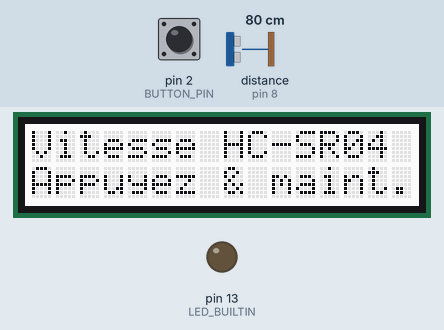
Simulated run of this sketch. Board: Arduino Uno, built with avr-gcc and run on an emulated ATmega328P. Shown: 16×2 character LCD, output pins drawn as LEDs (lit = HIGH). The inputs (shaded band) are chosen by the test bench; at power-on: pin 2 (BUTTON_PIN) HIGH, distance to the obstacle (sensor on pin 8) 80 cm. The echo pulse lasts 58.3 µs per cm; pins used as bus, display or sensor lines are not drawn; what the sketch prints to the serial monitor is not drawn.

Above: at 1.3 s.
1.4 s: pin 2 (BUTTON_PIN) pulled LOW for 1 s
At 3.6 s:
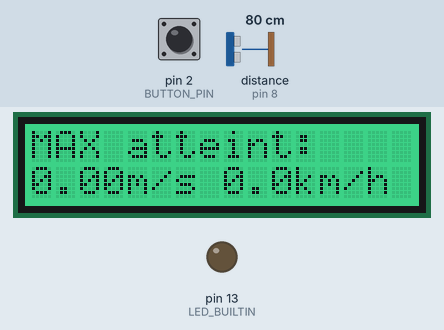
3.9 s: pin 2 (BUTTON_PIN) pulled LOW for 3.2 s
At 5.9 s:
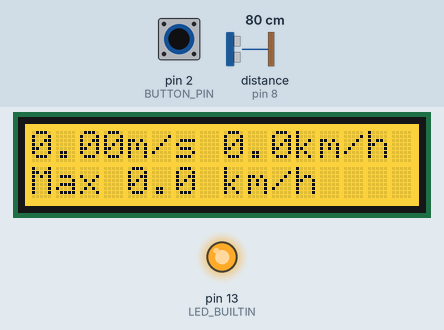
8.6 s: pin 2 (BUTTON_PIN) driven LOW
At 9.0 s:
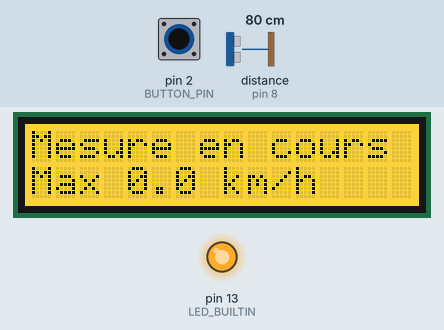
11.6 s: distance to the obstacle (sensor on pin 8) set to 2 cm
At 13.3 s:
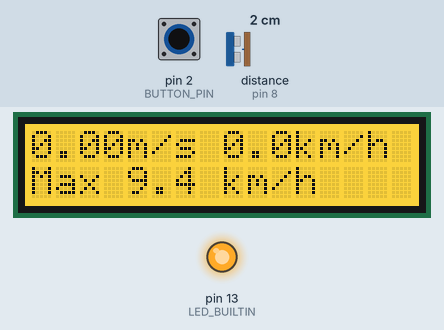
14.6 s: distance to the obstacle (sensor on pin 8) set to 9 cm
At 15.06 s:
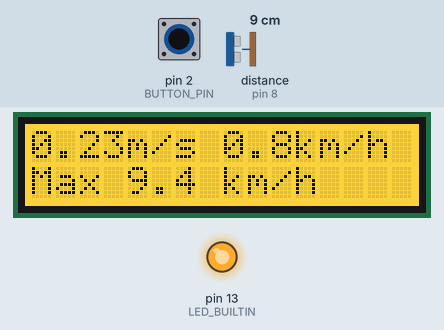
17.6 s: distance to the obstacle (sensor on pin 8) set to 4 cm
At 18.06 s:
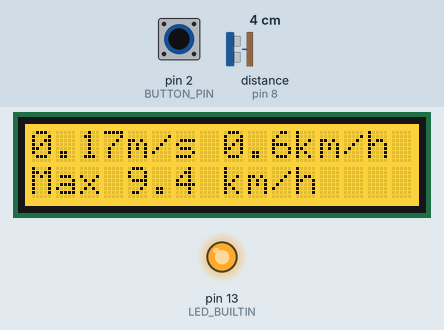
Timing chart, 0 to 20.6 s (numbered marks = the images above; inputs shaded):
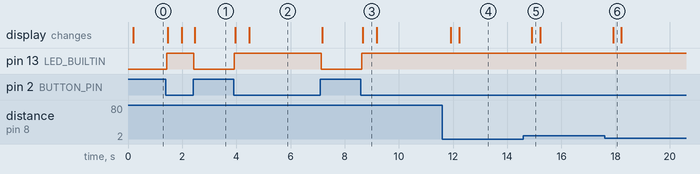

Measured:
- after the input at 1.4 s, pin 13 (LED_BUILTIN): LOW → HIGH at once, → LOW 1.0 s later; the display: first changes after 0.07 s (image 1 shows a later state)
- after the input at 3.9 s, pin 13 (LED_BUILTIN): LOW → HIGH at once, → LOW 3.2 s later; the display: first changes after 0.07 s (image 2 shows a later state)
- after the input at 8.6 s, pin 13 (LED_BUILTIN): LOW → HIGH at once; the display: changes after 0.07 s (image 3)
- after the input at 11.6 s, the display: first changes after 0.32 s (image 4 shows a later state)
- after the input at 14.6 s, the display: changes after 0.31 s (image 5)
- after the input at 17.6 s, the display: changes after 0.31 s (image 6)
- what the display in image 3 shows lasts 0.5 s, from 8.7 s to 9.2 s

The sketch:

speedometer.ino
```cpp
#include <Wire.h>
#include "rgb_lcd.h"

// ------------ LCD Grove RGB ------------
rgb_lcd lcd;  // I2C (0x3E pour LCD et 0x62 pour RGB gérés par la lib)

// ------------ Broches ------------
const byte TRIG_PIN   = 9;
const byte ECHO_PIN   = 8;
const byte BUTTON_PIN = 2;   // bouton vers GND, INPUT_PULLUP

// ------------ Paramètres mesure ------------
const float TEMP_C = 20.0;
const float SOUND_SPEED = 331.3 + 0.606 * TEMP_C;   // m/s
const unsigned long ECHO_TIMEOUT_US = 25000UL;      // timeout pulseIn (~4.3 m)
const int SAMPLES_PER_POINT = 5;                    // moyenne de N lectures pour lisser
const int SAMPLE_SPACING_MS = 60;                   // espacement entre lectures
const float SPEED_NOISE_FLOOR_MS = 0.05;            // < seuil => affiché 0

// ------------ Etat / bouton ------------
enum State { IDLE, MEASURING, SHOW_MAX };
State state = IDLE;

volatile bool buttonEdge = false;  // mis à true par l'ISR quand un front arrive
bool useInterrupts = false;

static bool stableBtn = HIGH;       // INPUT_PULLUP : HIGH=relâché
static bool lastReadBtn = HIGH;
static unsigned long lastChangeMs = 0;
const unsigned long DEBOUNCE_MS = 30;

// ------------ Variables de mesure continue ------------
bool avgInProgress = false;
int sampleCount = 0;
int validCount = 0;
float sumDistance = 0.0f;
unsigned long nextSampleMs = 0;

float prevAvg = NAN;
unsigned long prevAvgTime = 0;

float currentSpeed_ms = 0.0f;  // instantané (absolu)
float maxSpeed_ms = 0.0f;

// ------------ Protos ------------
void onButtonChange();
void updateButton(unsigned long now);
void startMeasuring();
void stopMeasuringAndShowMax();
void measuringStep(unsigned long now);

float readDistanceMeters();

// ------------ ISR bouton ------------
void onButtonChange() {
  buttonEdge = true; // ISR minimale
}

// ------------ Setup ------------
void setup() {
  pinMode(LED_BUILTIN, OUTPUT);
  digitalWrite(LED_BUILTIN, LOW);

  pinMode(TRIG_PIN, OUTPUT);
  pinMode(ECHO_PIN, INPUT);
  pinMode(BUTTON_PIN, INPUT_PULLUP);

  Serial.begin(115200);
  delay(100);

  int intr = digitalPinToInterrupt(BUTTON_PIN);
  if (intr != NOT_AN_INTERRUPT) {
    attachInterrupt(intr, onButtonChange, CHANGE); // capte appui et relâchement
    useInterrupts = true;
    Serial.println("Interruption active sur CHANGE.");
  } else {
    useInterrupts = false;
    Serial.println("Pas d'interruption dispo: mode polling.");
  }

  // Init LCD Grove RGB
  lcd.begin(16, 2);
  lcd.setRGB(255, 255, 255); // blanc
  lcd.clear();
  lcd.setCursor(0, 0); lcd.print("Vitesse HC-SR04");
  lcd.setCursor(0, 1); lcd.print("Appuyez & maint.");
  Serial.println("Pret. Maintenez le bouton pour mesurer; relachez pour afficher le max.");
}

// ------------ Loop ------------
void loop() {
  unsigned long now = millis();

  // Gestion bouton (debounce + détection de front)
  if (useInterrupts ? buttonEdge : true) {
    noInterrupts(); buttonEdge = false; interrupts();
    updateButton(now);
  } else {
    updateButton(now);
  }

  // Machine à états
  switch (state) {
    case IDLE:
      // attend appui
      break;

    case MEASURING:
      measuringStep(now);
      break;

    case SHOW_MAX:
      // attend un nouvel appui pour relancer
      break;
  }
}

// ------------ Gestion du bouton avec anti-rebond ------------
void updateButton(unsigned long now) {
  bool raw = digitalRead(BUTTON_PIN); // HIGH = relâché, LOW = appui

  if (raw != lastReadBtn) {
    lastReadBtn = raw;
    lastChangeMs = now;
  }

  if ((now - lastChangeMs) > DEBOUNCE_MS) {
    if (stableBtn != raw) {
      stableBtn = raw;

      if (stableBtn == LOW) {
        // Front descendant: appui confirmé
        if (state != MEASURING) {
          startMeasuring();
        }
      } else {
        // Front montant: relâchement confirmé
        if (state == MEASURING) {
          stopMeasuringAndShowMax();
        }
      }
    }
  }
}

// ------------ Démarrage / arrêt ------------
void startMeasuring() {
  state = MEASURING;
  digitalWrite(LED_BUILTIN, HIGH);

  avgInProgress = false;
  sampleCount = validCount = 0;
  sumDistance = 0.0f;
  nextSampleMs = 0;
  prevAvg = NAN;
  prevAvgTime = 0;
  currentSpeed_ms = 0.0f;
  maxSpeed_ms = 0.0f;

  lcd.setRGB(255, 200, 0); // jaune: mesure en cours
  lcd.clear();
  lcd.setCursor(0, 0); lcd.print("Mesure en cours");
  lcd.setCursor(0, 1); lcd.print("Max 0.0 km/h   ");

  Serial.println("Mesure continue: maintenez le bouton...");
}

void stopMeasuringAndShowMax() {
  state = SHOW_MAX;
  digitalWrite(LED_BUILTIN, LOW);

  float max_kmh = maxSpeed_ms * 3.6f;

  lcd.setRGB(0, 200, 100); // vert: résultat final
  lcd.clear();
  lcd.setCursor(0, 0);
  lcd.print("MAX atteint:");
  lcd.setCursor(0, 1);
  char buf[16];
  char msBuf[8], kmhBuf[8];
  dtostrf(maxSpeed_ms, 0, 2, msBuf);
  dtostrf(max_kmh,    0, 1, kmhBuf);
  snprintf(buf, sizeof(buf), "%sm/s %skm/h", msBuf, kmhBuf);
  lcd.print(buf);

  Serial.print("Max: ");
  Serial.print(maxSpeed_ms, 2); Serial.print(" m/s (");
  Serial.print(max_kmh, 1); Serial.println(" km/h)");
  Serial.println("Relancez: maintenez le bouton.");
}

// ------------ Etape de mesure continue (non bloquante) ------------
void measuringStep(unsigned long now) {
  // Lance une nouvelle rafale de moyenne si nécessaire
  if (!avgInProgress) {
    avgInProgress = true;
    sampleCount = 0;
    validCount = 0;
    sumDistance = 0.0f;
    nextSampleMs = 0; // prend tout de suite une 1ere mesure
  }

  // Echantillonnage espacé pour la moyenne
  if (nextSampleMs == 0 || now >= nextSampleMs) {
    float d = readDistanceMeters();
    if (!isnan(d)) {
      sumDistance += d;
      validCount++;
    }
    sampleCount++;
    nextSampleMs = now + SAMPLE_SPACING_MS;

    // Fin de rafale -> calcul de la vitesse instantanée
    if (sampleCount >= SAMPLES_PER_POINT) {
      float avg = NAN;
      if (validCount > 0) {
        avg = sumDistance / (float)validCount;
      }

      unsigned long t = millis();
      if (!isnan(avg) && !isnan(prevAvg)) {
        float dt = (float)(t - prevAvgTime) / 1000.0f;
        if (dt > 0.0f) {
          float v = (avg - prevAvg) / dt; // m/s (+ si l'objet s'éloigne)
          float a = fabs(v);
          if (a < SPEED_NOISE_FLOOR_MS) a = 0.0f;

          currentSpeed_ms = a;
          if (currentSpeed_ms > maxSpeed_ms) {
            maxSpeed_ms = currentSpeed_ms;
          }

          float cur_kmh = currentSpeed_ms * 3.6f;
          float max_kmh = maxSpeed_ms * 3.6f;

          // Ligne 0: "x.xxm/s y.ykm/h"
          lcd.setCursor(0, 0);
          char l0[17];
          char msBuf[8], kmhBuf[8];
          dtostrf(currentSpeed_ms, 0, 2, msBuf);
          dtostrf(cur_kmh,        0, 1, kmhBuf);
          snprintf(l0, sizeof(l0), "%sm/s %skm/h", msBuf, kmhBuf);
          lcd.print("                ");
          lcd.setCursor(0, 0);
          lcd.print(l0);

          // Ligne 1: "Max x.x km/h"
          lcd.setCursor(0, 1);
          char l1[17];
          char maxBuf[8];
          dtostrf(max_kmh, 0, 1, maxBuf);
          snprintf(l1, sizeof(l1), "Max %s km/h", maxBuf);
          lcd.print("                ");
          lcd.setCursor(0, 1);
          lcd.print(l1);

          // Série (optionnel)
          Serial.print("Instant: ");
          Serial.print(currentSpeed_ms, 2); Serial.print(" m/s (");
          Serial.print(cur_kmh, 1); Serial.print(" km/h) | Max: ");
          Serial.print(maxSpeed_ms, 2); Serial.print(" m/s (");
          Serial.print(max_kmh, 1); Serial.println(" km/h)");
        }
      }

      prevAvg = avg;
      prevAvgTime = t;

      // prête pour une nouvelle rafale
      avgInProgress = false;
    }
  }
}

// ------------ Lecture distance HC-SR04 ------------
float readDistanceMeters() {
  // Impulsion TRIG 10 µs
  digitalWrite(TRIG_PIN, LOW);
  delayMicroseconds(2);
  digitalWrite(TRIG_PIN, HIGH);
  delayMicroseconds(10);
  digitalWrite(TRIG_PIN, LOW);

  // Durée de l'écho
  unsigned long duration = pulseIn(ECHO_PIN, HIGH, ECHO_TIMEOUT_US);
  if (duration == 0) return NAN;

  // distance = (durée s) * vitesse du son / 2
  float distance = (duration * 1e-6f) * (SOUND_SPEED / 2.0f);
  return distance; // en mètres
}
```
